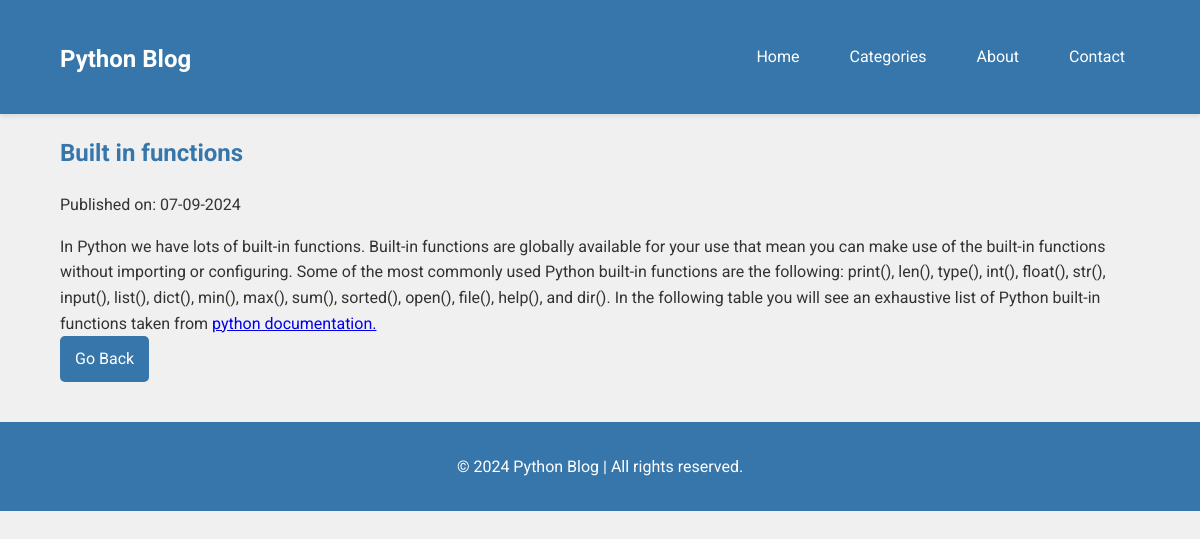
/post/1, run on the app's committed database.
### app/models.py (models this page shows, shortened)
class BlogPost(db.Model):
    id = db.Column(db.Integer, primary_key=True)
    title = db.Column(db.String(100), nullable=False)
    content = db.Column(db.Text, nullable=False)
    code = db.Column(db.Text)
    output = db.Column(db.Text)
    date_posted = db.Column(db.DateTime, nullable=False, default=datetime.utcnow)

### app/routes.py (the view)
@app.route('/post/<int:post_id>')
def post(post_id):
    post = BlogPost.query.get_or_404(post_id)
    return render_template('blog_post.html', post=post)

### app/templates/blog_post.html (shortened to what this page needs)
{% extends "base.html" %} {% block content %}
<article class="post">
  <h1>{{ post.title }}</h1>
  <p class="post-date">
    Published on: {{ post.date_posted.strftime('%d-%m-%Y') }}
  </p>
  <div class="post-content">{{ post.content | safe }}</div>
</article>
<a href="{{ url_for('index') }}" class="btn">Go Back</a>
{% endblock %}

### app/static/css/style.css (style rules this page uses)
:root { --primary-color: #3776ab; --secondary-color: #ffd43b; --background-color: #f0f0f0; --text-color: #333; --nav-hover-color: #1d4166; }
body { font-family: "Roboto", sans-serif; line-height: 1.6; margin: 0; padding: 0; background-color: var(--background-color); color: var(--text-color); }
h1, h2, h3, h4, h5, h6 { color: var(--primary-color); }
.btn { display: inline-block; background: var(--primary-color); color: white; padding: 10px 15px; border: none; border-radius: 5px; text-decoration: none; font-size: 1rem; transition: background-color 0.3s ease, transform 0.3s ease; }

### data on the page
BlogPost: title "Built in functions", date_posted "07-09-2024", content "In Python we have lots of built-in functions. Built-in functions are globally available for your use that mean you can make use of the built-in functions without importing or configuring. Some of the most commonly used Python built-in functions are the following: print(), len(), type(), int(), float(), str(), input(), list(), dict(), min(), max(), sum(), sorted(), open(), file(), help(), and dir(). In the following table you will see an exhaustive list of Python built-in functions taken from python documentation."
